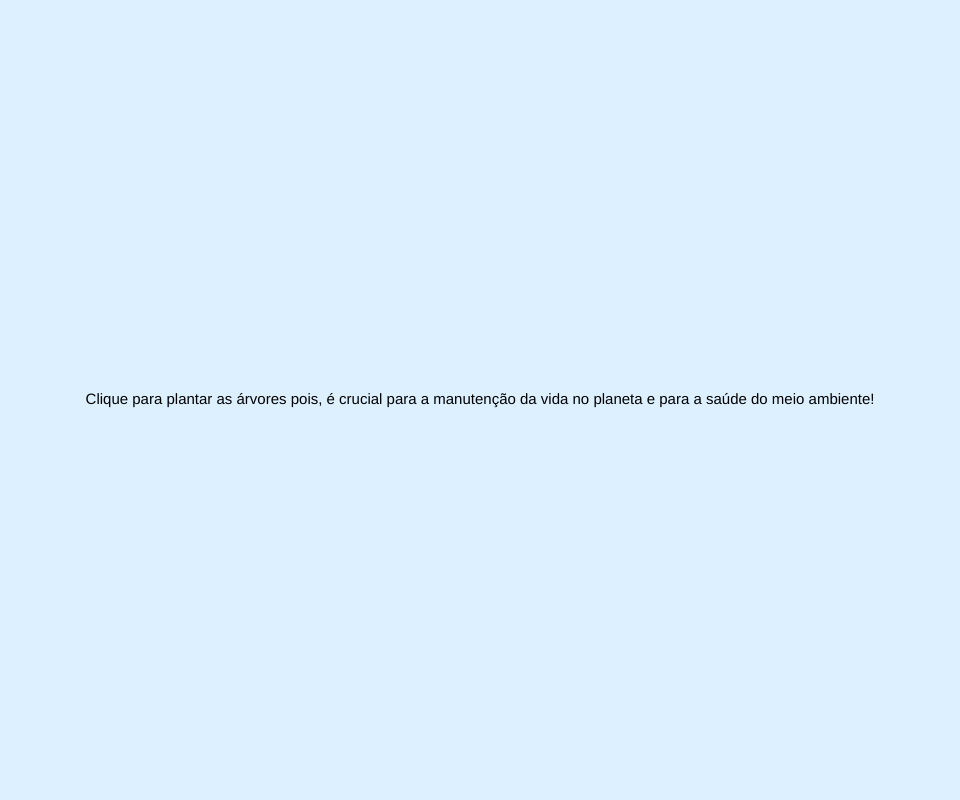
Frame 1 (no input)
Frame 60 (no input): identical to frame 1, image omitted
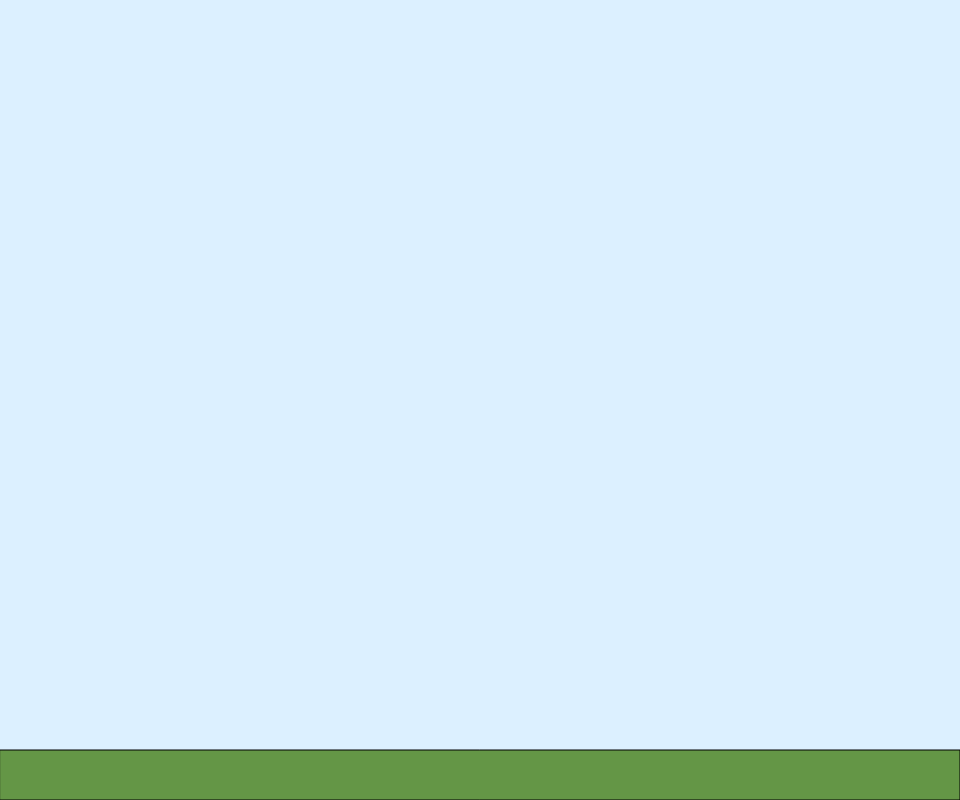
Frame 120 (the mouse pressed at the canvas centre since frame 60)

The p5.js sketch that drew these frames (run headless with seeded random() and noise() and a simulated clock; from frame 60 on, the mouse is pressed at the canvas centre):

// p5.js sketch
// ── sketch.js
let screenClicked = false;
let trees = []; // Array para armazenar as posições das árvores

function setup() {
    createCanvas(windowWidth * 0.8, windowHeight * 0.8); // Cria um canvas que ocupa 80% da largura e altura da janela
    textAlign(CENTER, CENTER);
    textSize(15);
}

function draw() {
    background(220, 240, 255); // Cor do céu

    if (!screenClicked) {
        fill(0); // Cor do texto preta
        text("Clique para plantar as árvores pois, é crucial para a manutenção da vida no planeta e para a saúde do meio ambiente!", width / 2, height / 2);
    } else {
        // Desenha o chão
        fill(100, 150, 70); // Cor do chão (verde)
        rect(0, height - 50, width, 50); // Chão na parte inferior da tela

        // Desenha todas as árvores no array
        for (let i = 0; i < trees.length; i++) {
            drawSimpleTree(trees[i].x, trees[i].y);
        }
    }
}

function mousePressed() {
    if (!screenClicked) {
        screenClicked = true;
    } else {
        // Adiciona uma nova árvore na posição do clique
        trees.push({ x: mouseX, y: mouseY });
    }
}

// Função para desenhar uma árvore simples
function drawSimpleTree(x, y) {
    // Tronco
    fill(139, 69, 19); // Marrom
    rect(x - 10, y, 20, 50); // Tronco da árvore

    // Folhagem
    fill(34, 139, 34); // Verde floresta
    ellipse(x, y, 60, 80); // Formato da folhagem
}

function windowResized() {
    resizeCanvas(windowWidth * 0.8, windowHeight * 0.8);
}
